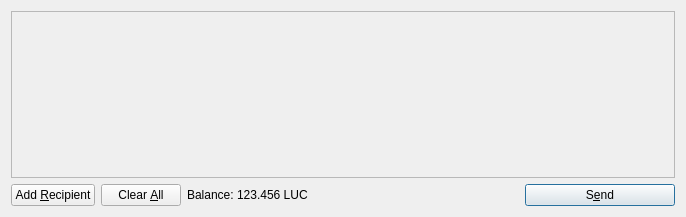
<?xml version="1.0" encoding="UTF-8"?>
<ui version="4.0">
 <class>SendCoinsDialog</class>
 <widget class="QDialog" name="SendCoinsDialog">
  <property name="geometry">
   <rect>
    <x>0</x>
    <y>0</y>
    <width>686</width>
    <height>217</height>
   </rect>
  </property>
  <property name="windowTitle">
   <string>Send Coins</string>
  </property>
  <layout class="QVBoxLayout" name="verticalLayout">
   <item>
    <widget class="QScrollArea" name="scrollArea">
     <property name="widgetResizable">
      <bool>true</bool>
     </property>
     <widget class="QWidget" name="scrollAreaWidgetContents">
      <property name="geometry">
       <rect>
        <x>0</x>
        <y>0</y>
        <width>666</width>
        <height>165</height>
       </rect>
      </property>
      <layout class="QVBoxLayout" name="verticalLayout_2">
       <property name="margin">
        <number>0</number>
       </property>
       <item>
        <layout class="QVBoxLayout" name="entries">
         <property name="spacing">
          <number>6</number>
         </property>
        </layout>
       </item>
       <item>
        <spacer name="verticalSpacer">
         <property name="orientation">
          <enum>Qt::Vertical</enum>
         </property>
         <property name="sizeHint" stdset="0">
          <size>
           <width>20</width>
           <height>40</height>
          </size>
         </property>
        </spacer>
       </item>
      </layout>
     </widget>
    </widget>
   </item>
   <item>
    <layout class="QHBoxLayout" name="horizontalLayout">
     <item>
      <widget class="QPushButton" name="addButton">
       <property name="toolTip">
        <string>Send to multiple recipients at once</string>
       </property>
       <property name="text">
        <string>Add &amp;Recipient</string>
       </property>
       <property name="icon">
        <iconset resource="../lusocoin.qrc">
         <normaloff>:/icons/add</normaloff>:/icons/add</iconset>
       </property>
       <property name="autoDefault">
        <bool>false</bool>
       </property>
      </widget>
     </item>
     <item>
      <widget class="QPushButton" name="clearButton">
       <property name="sizePolicy">
        <sizepolicy hsizetype="Minimum" vsizetype="Fixed">
         <horstretch>0</horstretch>
         <verstretch>0</verstretch>
        </sizepolicy>
       </property>
       <property name="toolTip">
        <string>Remove all transaction fields</string>
       </property>
       <property name="text">
        <string>Clear &amp;All</string>
       </property>
       <property name="icon">
        <iconset resource="../lusocoin.qrc">
         <normaloff>:/icons/remove</normaloff>:/icons/remove</iconset>
       </property>
       <property name="autoRepeatDelay">
        <number>300</number>
       </property>
       <property name="autoDefault">
        <bool>false</bool>
       </property>
      </widget>
     </item>
     <item>
      <layout class="QHBoxLayout" name="horizontalLayout_2">
       <property name="spacing">
        <number>3</number>
       </property>
       <item>
        <widget class="QLabel" name="label">
         <property name="text">
          <string>Balance:</string>
         </property>
        </widget>
       </item>
       <item>
        <widget class="QLabel" name="labelBalance">
         <property name="cursor">
          <cursorShape>IBeamCursor</cursorShape>
         </property>
         <property name="text">
          <string>123.456 LUC</string>
         </property>
         <property name="textInteractionFlags">
          <set>Qt::LinksAccessibleByMouse|Qt::TextSelectableByKeyboard|Qt::TextSelectableByMouse</set>
         </property>
        </widget>
       </item>
      </layout>
     </item>
     <item>
      <spacer name="horizontalSpacer">
       <property name="orientation">
        <enum>Qt::Horizontal</enum>
       </property>
       <property name="sizeHint" stdset="0">
        <size>
         <width>40</width>
         <height>20</height>
        </size>
       </property>
      </spacer>
     </item>
     <item>
      <widget class="QPushButton" name="sendButton">
       <property name="minimumSize">
        <size>
         <width>150</width>
         <height>0</height>
        </size>
       </property>
       <property name="toolTip">
        <string>Confirm the send action</string>
       </property>
       <property name="text">
        <string>S&amp;end</string>
       </property>
       <property name="icon">
        <iconset resource="../lusocoin.qrc">
         <normaloff>:/icons/send</normaloff>:/icons/send</iconset>
       </property>
       <property name="default">
        <bool>true</bool>
       </property>
      </widget>
     </item>
    </layout>
   </item>
  </layout>
 </widget>
 <resources>
  <include location="../lusocoin.qrc"/>
 </resources>
 <connections/>
</ui>
